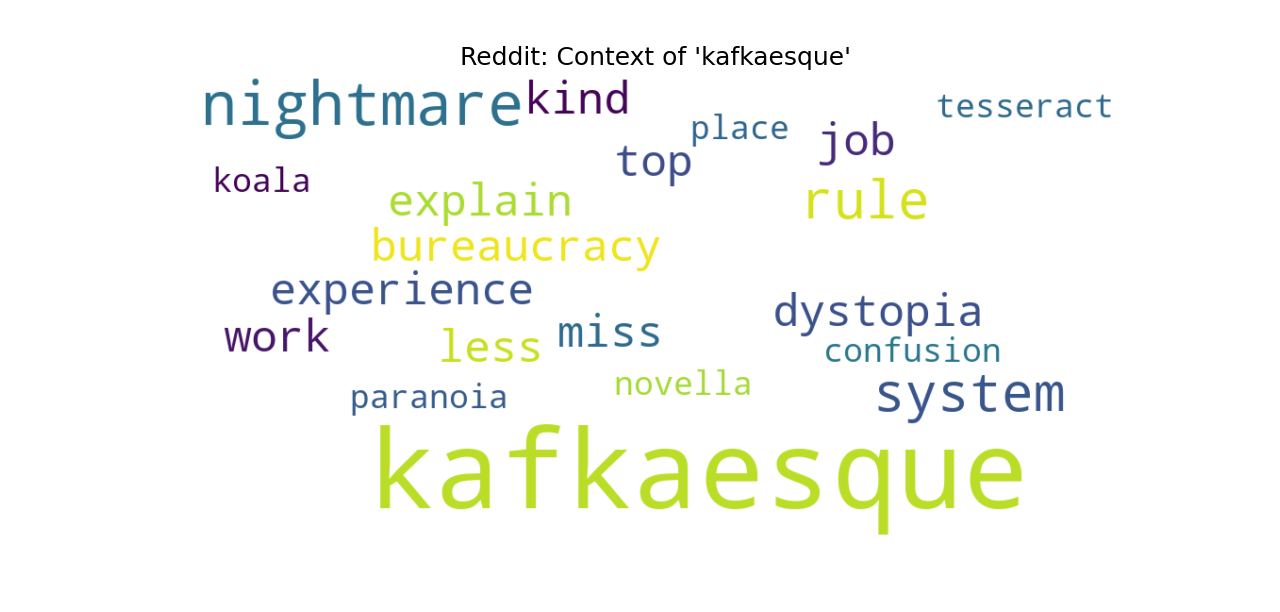

Write the Python code that produced this figure.
from collections import Counter
from wordcloud import WordCloud
import matplotlib.pyplot as plt

import pandas as pd
import re
import nltk
import spacy
from langdetect import detect, LangDetectException
from wordcloud import STOPWORDS

try:
    from nltk.corpus import stopwords
    _ = stopwords.words('english')  # Testzugriff
except LookupError:
    nltk.download('stopwords')
    from nltk.corpus import stopwords


# Lade spaCy-Modell nur für Englisch
try:
    nlp_en = spacy.load("en_core_web_sm")
except OSError:
    import subprocess
    subprocess.run(["python", "-m", "spacy", "download", "en_core_web_sm"])
    nlp_en = spacy.load("en_core_web_sm")

# Lade spaCy-Modell mit try, damit Ausführung schneller
try:
    nlp_en = spacy.load("en_core_web_sm")
except OSError:
    import subprocess
    subprocess.run(["python", "-m", "spacy", "download", "en_core_web_sm"])
    nlp_en = spacy.load("en_core_web_sm")

# Eigene Stopwords
custom_stopwords = STOPWORDS.union(set([
    "game", "find", "play", "one", "give", "contain", "way", "even", "say", "bit",
    "buy", "try", "seem", "make", "go", "word", "far", "truly", "despite", "think",
    "thing", "absolutely", "something", "nothing", "well", "back", "set", "man",
    "quite", "become", "though", "lot", "take", "begin", "anyone", "sometimes", "much", "almost", "pretty", "might"
]))

stopwords_en = set(stopwords.words('english'))

# Bereinigen + Lemmatisieren
def clean_and_lemmatize(text):
    text = str(text).lower()
    text = re.sub(r"http\S+", "", text)         # URLs 
    text = re.sub(r"[^\w\s]", "", text)         # Sonderzeichen 
    text = re.sub(r"\d+", "", text)             # Zahlen 

    doc = nlp_en(text)
    tokens = [token.lemma_ for token in doc if token.text not in stopwords_en]

    return " ".join(tokens)

# Funktion zur Sprachenerkennung mit Fehlerbehandlung
def detect_language(text):
    if not isinstance(text, str) or text.strip() == "":
        return 'unknown'
    try:
        return detect(text)
    except LangDetectException:
        return 'unknown'

# Reddit-Daten laden 
df = pd.read_excel("Reddit_korpus_translated.xlsx")
print(df.columns)

# Bereinigen pro Zeile (ohne Sprache erkennen)
df["cleaned_text"] = df["Satz"].apply(clean_and_lemmatize)

# Schritt 1: Texte aus beiden Korpora zusammenführen
texts = df["cleaned_text"].dropna().tolist()

# Schritt 2: Kontextwörter von 'kafkaesk' erfassen
window_size = 3
kafkaesk_context_words = []

for text in texts:
    words = text.split()
    for i, word in enumerate(words):
        if word in ['kafkaesque', 'kafkaesk']:
            start = max(i - window_size, 0)
            end = min(i + window_size + 1, len(words))
            context_window = words[start:end]
            filtered_context_words = [w for w in context_window if w not in custom_stopwords]
            kafkaesk_context_words.extend(filtered_context_words)

# Häufigkeiten berechnen
freq_kafkaesk = Counter(kafkaesk_context_words)

print("Top 15 Wörter im Kontext von 'kafkaesk':")
print(freq_kafkaesk.most_common(20))

text_for_wordcloud = ' '.join(kafkaesk_context_words)

wordcloud = WordCloud(width=1000, height=500, background_color='white', max_words=20, stopwords=custom_stopwords).generate(text_for_wordcloud)

plt.figure(figsize=(15, 7))
plt.imshow(wordcloud, interpolation='bilinear')
plt.axis('off')
plt.title("Reddit: Context of 'kafkaesque'", fontsize=18)
plt.show()
